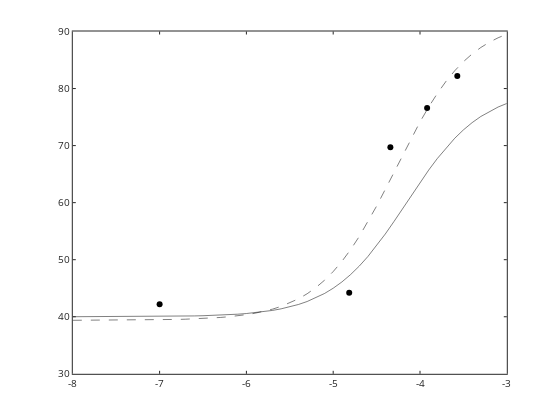

The notebook cell saved with this chart:
### Code cell
% process the data
pH=mean(originalsamplemVnpH(:,1))
mVAoriginal=(originalsamplemVnpH(:,2));
addedCuvol=data(:,1)'*1e-6;
pHcalib=data(:,3);

mVA=data(:,2)'; Emeas=mVA; CuTmeas=1e-7; CuT=CuTmeas;
CuTplus=(CuTmeas*(VT)+addedCuvol*stockCuconc)./(VT+addedCuvol);

%chlorocorrecxtion
%BF1=2.49; BF2=1.14; BF3=0.9; ClT=4.9904e-4; %from Inorg. Chem. 1983. 22. 3323-3326.
%CuTplus=CuTplus./(1+BF1*ClT+BF2*ClT^2+BF3*ClT^3);

%determine free Cu for the sample using the method of Tait et al.
m1=59.2/2; Eacid=Emeas(1); Eorig=mean(mVAoriginal); %m=param(1); 
Eo1=Eacid-(m1)*log10(CuT);
logCuonept=(Eorig-Eo1)/m1
%determine free Cu for the sample using the method of Tait et al. but use measured slope
param1=polyfit(log10(CuTplus(2:end)),Emeas(2:end),1); m2=param1(1);
Eacid=Emeas(1); Eorig=mean(mVAoriginal); 
Eo2=Eacid-(m2)*log10(CuT);
logCuoneptmeasuredslope=(Eorig-Eo2)/m2
%determine free Cu using all the calibration points
param2=polyfit(log10(CuTplus(1:end)),Emeas(1:end),1);
logCufullcalib=(mean(mVAoriginal)-param2(2))/param2(1)
%determine free Cu using high Cu additions (linear part)
param3=polyfit(log10(CuTplus(2:end)),Emeas(2:end),1);
logCulinearcalib=(mean(mVAoriginal)-param3(2))/param3(1)
%determine free Cu using two lowest points.  variable slope method like Marcinek et al.
param4=polyfit(log10(CuTplus(1:2)),Emeas(1:2),1);
logCulowslopecalib=(mean(mVAoriginal)-param4(2))/param4(1)

%use logisticmodel
logisticfunction = @(p,logx) (p(1)+(p(2)-p(1))./(1+10.^(p(3)-logx)*p(4)));
errfunction=@(p,logx,Emeas) (log10(sum((Emeas-logisticfunction(p,logx)).^2)));
ptst=[40 80 -4 0.7];
logx=-8:0.1:-3; model=logisticfunction(ptst,logx);
err=errfunction(ptst,log10(CuTplus),Emeas)
plot(log10(CuTplus),Emeas,'ko')
hold on
plot(logx,model,'k-')
% now best fit
options = optimset('Display','off','TolFun',1e-4,'TolX',1e-4);
pbest=fminsearch(@(p) errfunction(p,log10(CuTplus),Emeas),ptst,options)
model=logisticfunction(pbest,logx);
plot(logx,model,'k--')

### Figure 1 — Plotly figure (JSON) as saved in the notebook; plotly's stock layout.template omitted (floating-point values rounded to 4 significant figures)
{"data": [{"line": {"color": "rgb(0, 0, 0)", "width": 0.5}, "marker": {"color": "rgb(0, 0, 0)", "line": {"color": "rgb(0, 0, 0)"}, "size": 6, "symbol": "circle"}, "mode": "markers", "name": "", "showlegend": false, "type": "scatter", "visibility": true, "x": [-7, -4.816, -4.341, -3.918, -3.57], "xaxis": "x", "y": [42.2, 44.2, 69.7, 76.6, 82.2], "yaxis": "y"}, {"line": {"color": "rgb(0, 0, 0)", "dash": "solid", "width": 0.5}, "marker": {"color": "rgb(0, 0, 0)", "line": {"color": "rgb(0, 0, 0)"}, "size": 6, "symbol": "none"}, "mode": "lines", "name": "", "showlegend": false, "type": "scatter", "visibility": true, "x": [-8, -7.9, -7.8, -7.7, -7.6, -7.5, -7.4, -7.3, -7.2, -7.1, -7, -6.9, -6.8, -6.7, -6.6, -6.5, -6.4, -6.3, -6.2, -6.1, -6, -5.9, -5.8, -5.7, -5.6, -5.5, -5.4, -5.3, -5.2, -5.1, -5, -4.9, -4.8, -4.7, -4.6, -4.5, -4.4, -4.3, -4.2, -4.1, -4, -3.9, -3.8, -3.7, -3.6, -3.5, -3.4, -3.3, -3.2, -3.1, -3], "xaxis": "x", "y": [40.01, 40.01, 40.01, 40.01, 40.01, 40.02, 40.02, 40.03, 40.04, 40.05, 40.06, 40.07, 40.09, 40.11, 40.14, 40.18, 40.23, 40.28, 40.36, 40.45, 40.56, 40.71, 40.89, 41.11, 41.39, 41.73, 42.15, 42.67, 43.31, 44.08, 45, 46.1, 47.38, 48.87, 50.56, 52.45, 54.5, 56.69, 58.96, 61.26, 63.53, 65.71, 67.75, 69.61, 71.28, 72.75, 74.02, 75.1, 76.01, 76.76, 77.38], "yaxis": "y"}, {"line": {"color": "rgb(0, 0, 0)", "dash": "dash", "width": 0.5}, "marker": {"color": "rgb(0, 0, 0)", "line": {"color": "rgb(0, 0, 0)"}, "size": 6, "symbol": "none"}, "mode": "lines", "name": "", "showlegend": false, "type": "scatter", "visibility": true, "x": [-8, -7.9, -7.8, -7.7, -7.6, -7.5, -7.4, -7.3, -7.2, -7.1, -7, -6.9, -6.8, -6.7, -6.6, -6.5, -6.4, -6.3, -6.2, -6.1, -6, -5.9, -5.8, -5.7, -5.6, -5.5, -5.4, -5.3, -5.2, -5.1, -5, -4.9, -4.8, -4.7, -4.6, -4.5, -4.4, -4.3, -4.2, -4.1, -4, -3.9, -3.8, -3.7, -3.6, -3.5, -3.4, -3.3, -3.2, -3.1, -3], "xaxis": "x", "y": [39.38, 39.38, 39.38, 39.39, 39.39, 39.4, 39.41, 39.42, 39.43, 39.45, 39.47, 39.5, 39.53, 39.57, 39.62, 39.69, 39.77, 39.87, 40.0, 40.17, 40.37, 40.62, 40.94, 41.33, 41.81, 42.41, 43.14, 44.03, 45.11, 46.4, 47.92, 49.7, 51.75, 54.06, 56.63, 59.4, 62.33, 65.34, 68.37, 71.33, 74.15, 76.77, 79.15, 81.27, 83.12, 84.71, 86.06, 87.19, 88.13, 88.9, 89.53], "yaxis": "y"}], "layout": {"height": 420, "hovermode": "closest", "margin": {"b": 0, "l": 0, "r": 0, "t": 0}, "plot_bgcolor": "rgba(0, 0, 0, 0)", "showlegend": false, "width": 560, "xaxis": {"anchor": "y", "autorange": false, "domain": [0.13, 0.905], "exponentformat": "none", "gridcolor": "rgba(38,38,38,0.15)", "gridwidth": 1, "linecolor": "rgb(38,38,38)", "linewidth": 1, "mirror": "ticks", "range": [-8, -3], "showgrid": false, "showline": true, "side": "bottom", "spikedash": "solid", "spikemode": "across", "spikesides": false, "spikethickness": 1, "tickangle": 0, "tickcolor": "rgb(38,38,38)", "tickfont": {"color": "rgb(38,38,38)", "size": 10}, "ticklen": 3, "ticks": "inside", "ticktext": ["-8", "-7", "-6", "-5", "-4", "-3"], "tickvals": [-8, -7, -6, -5, -4, -3], "title": {"font": {"color": "rgb(0, 0, 0)", "size": 11}, "text": ""}, "type": "linear", "visible": true, "zeroline": false}, "yaxis": {"anchor": "x", "autorange": false, "domain": [0.11, 0.925], "exponentformat": "none", "gridcolor": "rgba(38,38,38,0.15)", "gridwidth": 1, "linecolor": "rgb(38,38,38)", "linewidth": 1, "mirror": "ticks", "range": [30, 90], "showgrid": false, "showline": true, "side": "left", "spikedash": "solid", "spikemode": "across", "spikesides": false, "spikethickness": 1, "tickangle": 0, "tickcolor": "rgb(38,38,38)", "tickfont": {"color": "rgb(38,38,38)", "size": 10}, "ticklen": 3, "ticks": "inside", "ticktext": ["30", "40", "50", "60", "70", "80", "90"], "tickvals": [30, 40, 50, 60, 70, 80, 90], "title": {"font": {"color": "rgb(0, 0, 0)", "size": 11}, "text": ""}, "type": "linear", "visible": true, "zeroline": false}}}
